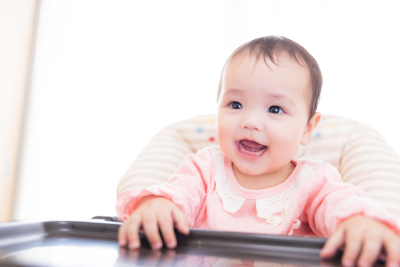
#> input picture img/hoge1.jpg, 400 x 267 px, found by its file name
$ python face03.py
#> lines starting #> are read from the running program, lines starting #| are printed output that depends on the picture
import cv2

try:

    img = cv2.imread('C:\\Users\\184024\\Desktop\\VSCode\\img\\hoge1.jpg',cv2.IMREAD_COLOR)
#> img is the input picture: shape (267, 400, 3); mean B, G, R 219.2, 220, 233.5
    if img is None:
        raise FileNotFoundError('ファイルが見つかりません')

    cv2.imshow('Original Tani Futa',img)

    dst1 = cv2.flip(img,0)
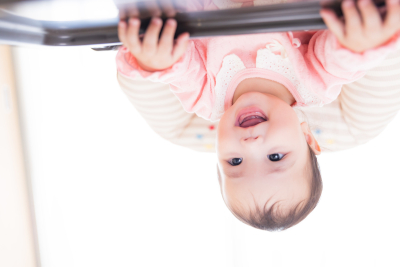
#> dst1: shape (267, 400, 3); mean B, G, R 219.2, 220, 233.5
    cv2.imshow('Flip Upside Down Tani Futa',dst1)

    dst2 = cv2.flip(img,1)
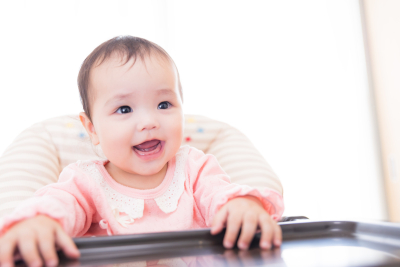
#> dst2: shape (267, 400, 3); mean B, G, R 219.2, 220, 233.5
    cv2.imshow('Flip horizontal Tani Futa',dst2)

    dst3 = cv2.flip(img,-1)
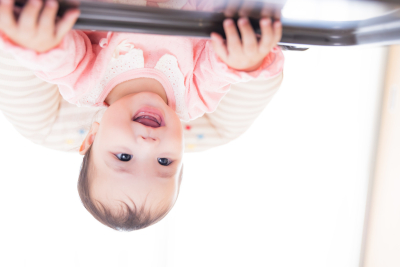
#> dst3: shape (267, 400, 3); mean B, G, R 219.2, 220, 233.5
    cv2.imshow('Upside down left right reverse Tani Futa',dst3)

    cv2.waitKey(0)
    cv2.destroyAllWindows()

except FileNotFoundError as e:
    print(e)

$ run again, with img/hoge4.jpg copied over img/hoge1.jpg
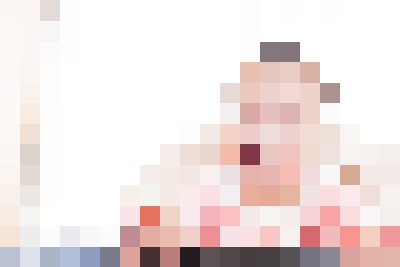
#> input picture img/hoge4.jpg, 400 x 267 px, found by its file name
#> img is the input picture: shape (267, 400, 3); mean B, G, R 224.7, 226, 238.3
#> `dst2 = cv2.flip(img,1)`:
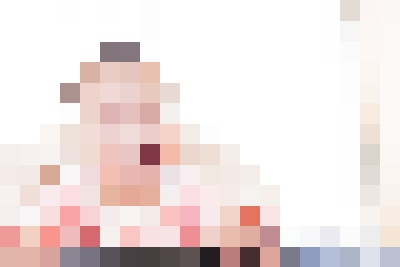
#> dst2: shape (267, 400, 3); mean B, G, R 224.7, 226, 238.3
#> `dst3 = cv2.flip(img,-1)`:
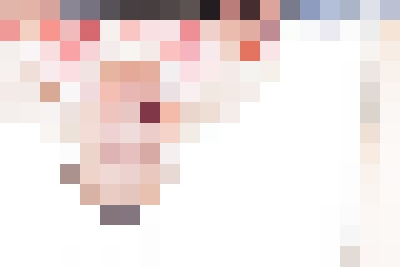
#> dst3: shape (267, 400, 3); mean B, G, R 224.7, 226, 238.3
